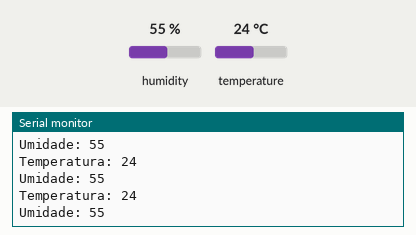
This sketch was run on a simulated Arduino Uno, built with avr-gcc and run on an emulated ATmega328P. Shown: the last lines printed to the serial monitor. Inputs (shaded band) come from the test bench; at power-on: humidity 55 %, temperature 24 °C.

Above: at 2.8 s.
2.9 s: humidity set to 22 %
At 5.5 s:
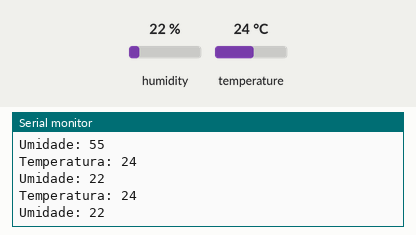
5.6 s: temperature set to 12 °C
At 6.9 s:
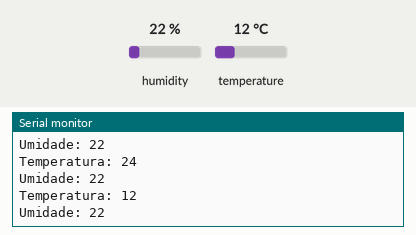
8.3 s: humidity set to 40 %
At 11.0 s:
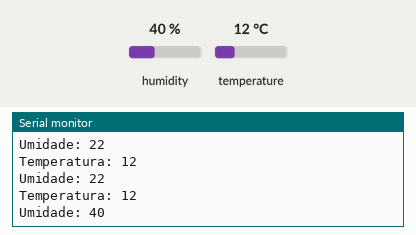
Timing chart, 0 to 12.5 s (numbered marks = the images above; inputs shaded):
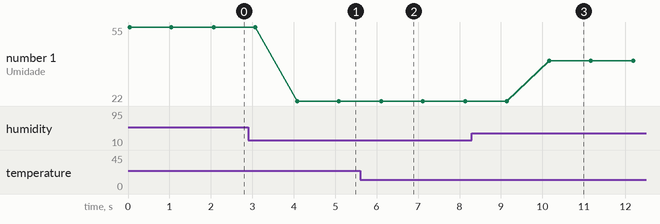

The sketch:

sketch_apr1a.ino
```cpp
#include<DHT.h>
#define dhtPin 2
#define dhttype DHT11

DHT dht(dhtPin, dhttype);

void setup() {
  Serial.begin(9600);
  dht.begin();
}

void loop() {
  int temp = dht.readTemperature();
  int umi = dht.readHumidity();

  Serial.println("Temperatura: " + String(temp));
  Serial.println("Umidade: " + String(umi));
  delay (1000);
}
```

Measured:
- after the input at 2.9 s, the serial monitor: prints a new line after 1.2 s (image 1)
- after the input at 5.6 s, the serial monitor: prints a new line after 0.50 s (image 2)
- after the input at 8.3 s, the serial monitor: prints a new line after 1.9 s (image 3)
- plotted number 1: 55 → 22 after the input at 2.9 s, 22 → 40 after the input at 8.3 s
